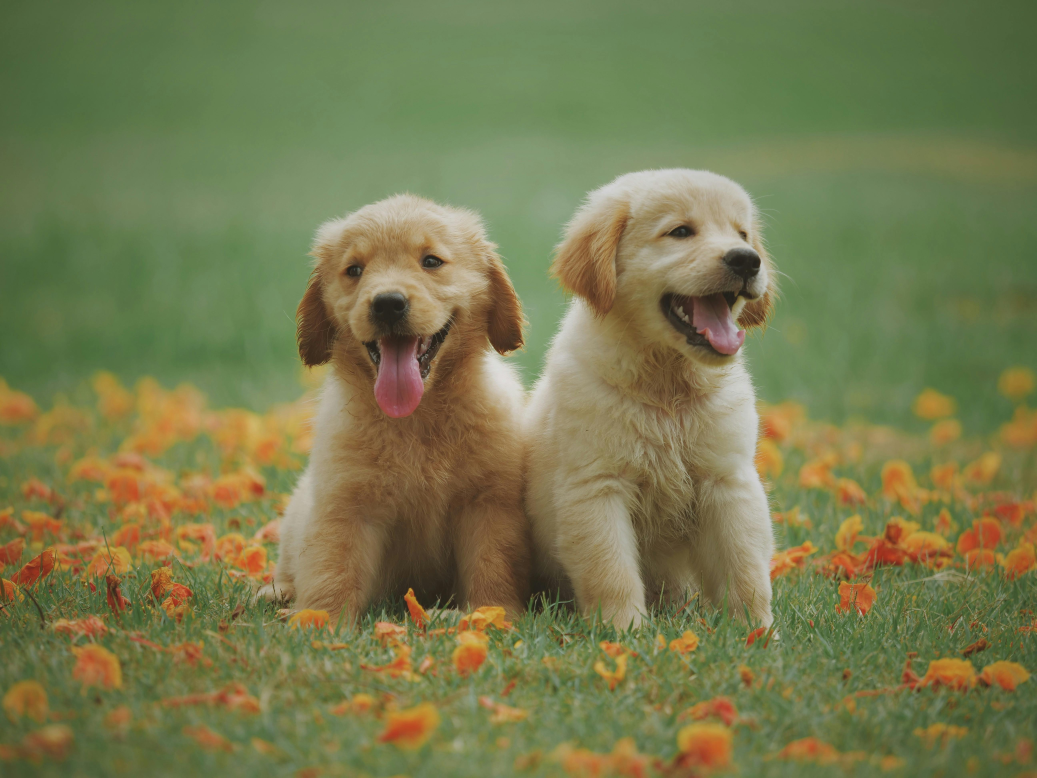
#> input picture image1.jpg, 5184 x 3888 px (shown at 1/5 size)
$ python A1.py
#> lines starting #> are read from the running program, lines starting #| are printed output that depends on the picture; after the words box and inside, x2 and y2 are one past the last pixel; in counts of white or black regions, pixels touching at a corner belong together
import cv2
import matplotlib.pyplot as plt

img = cv2.imread('image1.jpg')
#> img is the input picture: shape (3888, 5184, 3); mean B, G, R 78.3, 122, 119.3

gray = cv2.cvtColor(img, cv2.COLOR_BGR2GRAY)
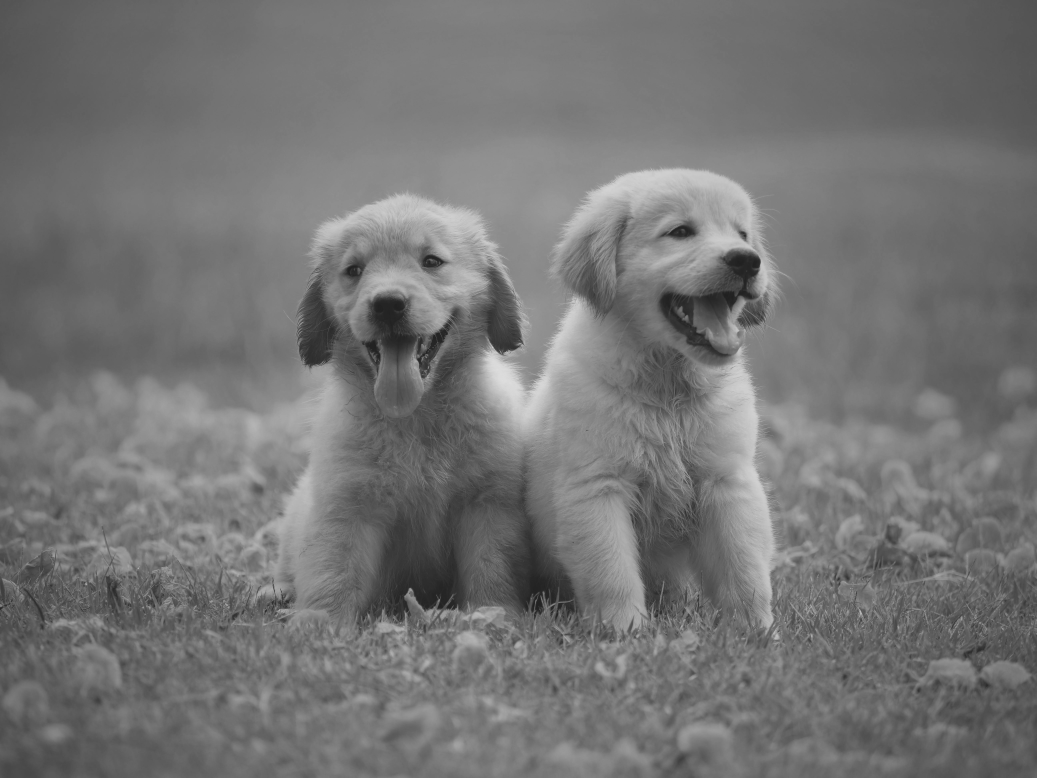
#> gray: shape (3888, 5184) (shown at 1/5 size); min 19, max 228, mean 116.1

resize = cv2.resize(img, (300, 300))
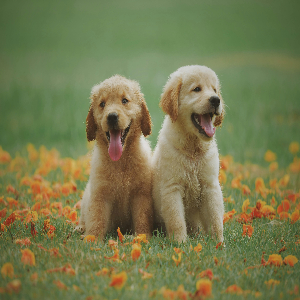
#> resize: shape (300, 300, 3); mean B, G, R 78.2, 121.9, 119.2

_, thresh = cv2.threshold(gray, 120, 255, cv2.THRESH_BINARY)
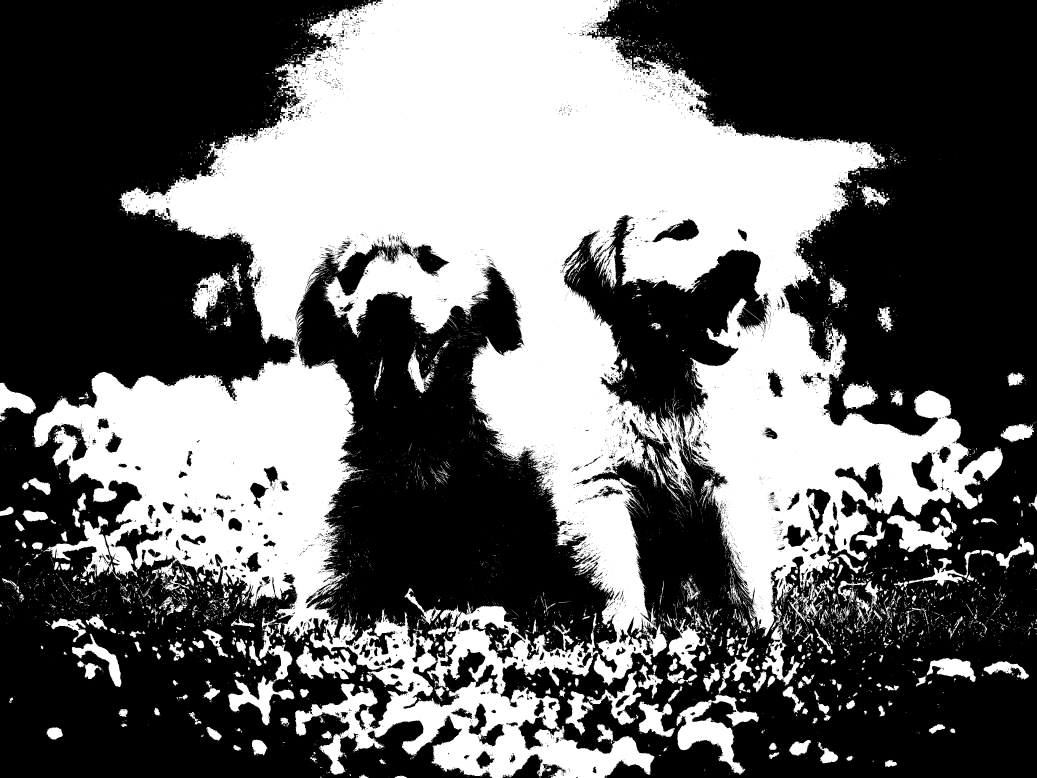
#> thresh: shape (3888, 5184) (shown at 1/5 size); 39.9% white; 10086 white regions (8459 under 20 px), largest, box (x1, y1, x2, y2) and area: (166, 0, 5014, 3888) 7205028, (3381, 3472, 3794, 3875) 56733, (4432, 2539, 4784, 2761) 32471

blur = cv2.GaussianBlur(img, (7, 7), 0)

cv2.imwrite('processed.jpg', gray)

# Display all results
titles = ['Original', 'Resized', 'Grayscale', 'Threshold', 'Blurred']
images = [cv2.cvtColor(img, cv2.COLOR_BGR2RGB),
          cv2.cvtColor(resize, cv2.COLOR_BGR2RGB),
          gray,
          thresh,
          cv2.cvtColor(blur, cv2.COLOR_BGR2RGB)]

for i in range(5):
    plt.subplot(2, 3, i+1)
    plt.imshow(images[i], cmap='gray' if i in [2,3] else None)
    plt.title(titles[i])
    plt.axis('off')
plt.show()
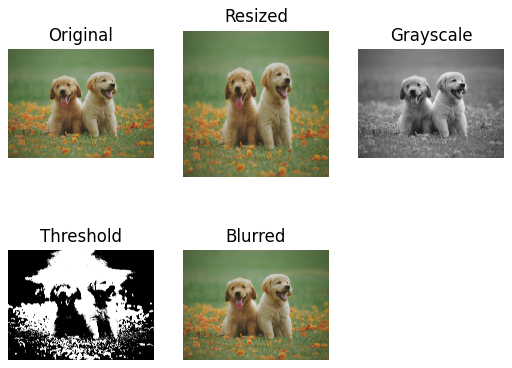
#> figure drawn by matplotlib, 5 panels

$ run again, with image3.jpg copied over image1.jpg
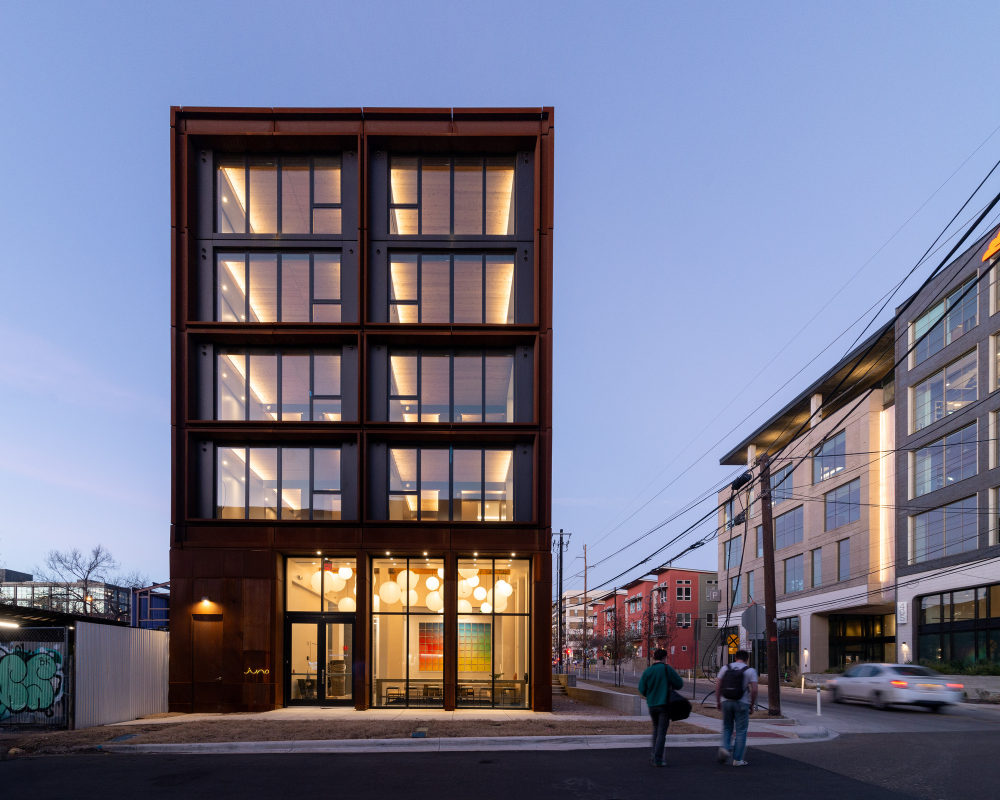
#> input picture image3.jpg, 2000 x 1600 px (shown at 1/2 size)
#> img is the input picture: shape (1600, 2000, 3); mean B, G, R 135, 113.9, 114
#> `resize = cv2.resize(img, (300, 300))`:
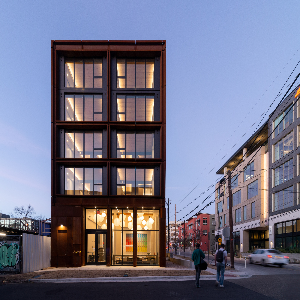
#> resize: shape (300, 300, 3); mean B, G, R 134.8, 113.8, 114
#> `_, thresh = cv2.threshold(gray, 120, 255, cv2.THRESH_BINARY)`:
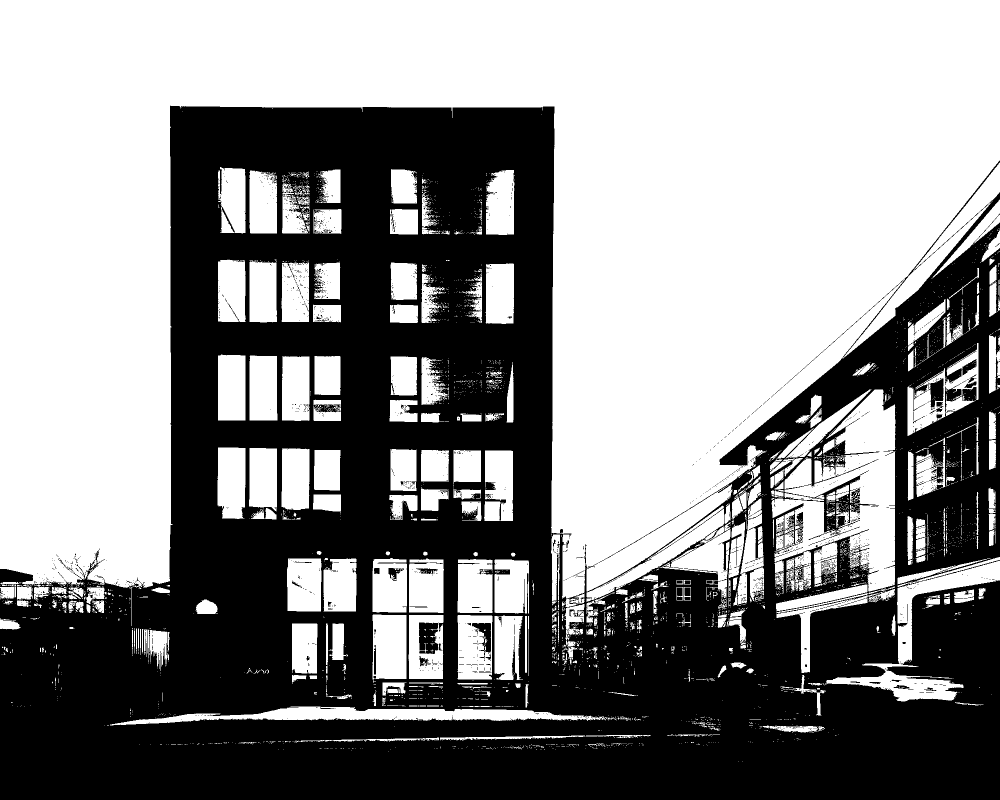
#> thresh: shape (1600, 2000) (shown at 1/2 size); 54.9% white; 2098 black regions (2025 under 20 px), largest, box (x1, y1, x2, y2) and area: (0, 211, 2000, 1600) 1432246, (944, 1246, 982, 1305) 1124, (1856, 756, 1887, 815) 1121

$ run again, with image2.jpeg copied over image1.jpg
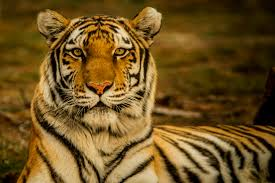
#> input picture image2.jpeg, 275 x 183 px
#> img is the input picture: shape (183, 275, 3); mean B, G, R 34, 82.1, 110.4
#> `_, thresh = cv2.threshold(gray, 120, 255, cv2.THRESH_BINARY)`:
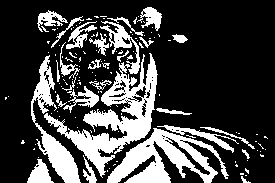
#> thresh: shape (183, 275); 26% white; 140 white regions (113 under 20 px), largest, box (x1, y1, x2, y2) and area: (44, 53, 158, 178) 4029, (107, 128, 229, 183) 2972, (31, 55, 81, 183) 1735
#> `blur = cv2.GaussianBlur(img, (7, 7), 0)`:
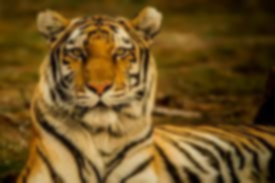
#> blur: shape (183, 275, 3); mean B, G, R 34, 82.1, 110.4
